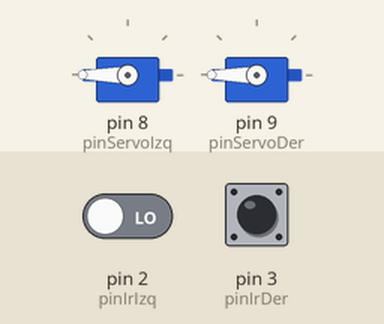
Recording of a sketch running on a simulated Arduino Uno, built with avr-gcc and run on an emulated ATmega328P. On the bench: 2 × servo. The inputs (shaded band) are chosen by the test bench; at power-on: pin 2 (pinIrIzq) LOW, pin 3 (pinIrDer) HIGH.

Above: at 2.8 s.
2.9 s: pin 2 (pinIrIzq) driven HIGH
At 4.2 s:
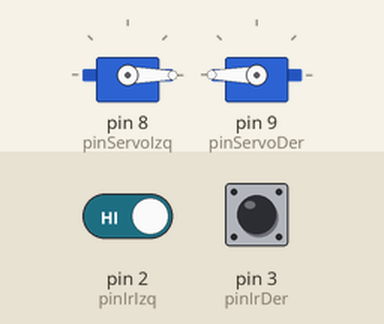
4.5 s: pin 2 (pinIrIzq) driven LOW
At 5.6 s:
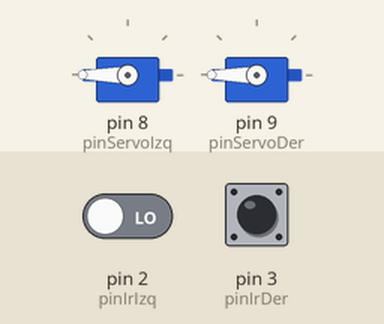
Timing chart, 0 to 7.5 s (numbered marks = the images above; inputs shaded):
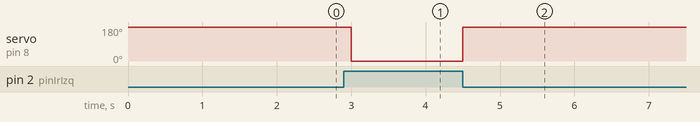

The sketch:

Guion-9.4.ino
```cpp
#include <Servo.h>

int NO_LINEA = 1;
int LINEA = 0;

Servo servoIzq;
Servo servoDer;

int pinServoDer = 9;
int pinServoIzq = 8;
int pinIrDer = 3;
int pinIrIzq = 2;


void setup() {
  pinMode( pinIrDer , INPUT);
  pinMode( pinIrIzq , INPUT);

  servoIzq.attach(pinServoIzq);
  servoDer.attach(pinServoDer);


}

void loop() {
  servoIzq.write(0);
  servoDer.write(180);

  if (digitalRead(pinIrDer) == LINEA || digitalRead(pinIrIzq) == LINEA){
    servoIzq.write(180);
    servoDer.write(180);
    delay(1000);
  }


}
```

Measured:
- after the input at 2.9 s, servo on pin 8 (pinServoIzq): 180° → 0° after 0.10 s
- after the input at 4.5 s, servo on pin 8 (pinServoIzq): 0° → 180° at once
